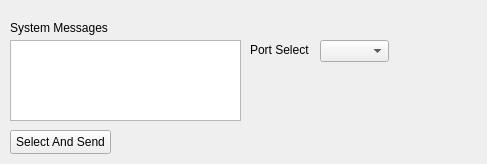
<?xml version="1.0" encoding="UTF-8"?>
<ui version="4.0">
 <class>IDT_C2</class>
 <widget class="QWidget" name="IDT_C2">
  <property name="geometry">
   <rect>
    <x>0</x>
    <y>0</y>
    <width>487</width>
    <height>164</height>
   </rect>
  </property>
  <property name="windowTitle">
   <string>IDT_C2</string>
  </property>
  <widget class="QTextBrowser" name="TBx_Messages">
   <property name="geometry">
    <rect>
     <x>10</x>
     <y>40</y>
     <width>231</width>
     <height>81</height>
    </rect>
   </property>
  </widget>
  <widget class="QComboBox" name="CB_Receivers">
   <property name="geometry">
    <rect>
     <x>320</x>
     <y>40</y>
     <width>69</width>
     <height>22</height>
    </rect>
   </property>
  </widget>
  <widget class="QPushButton" name="B_SendScreenShot">
   <property name="geometry">
    <rect>
     <x>10</x>
     <y>130</y>
     <width>101</width>
     <height>24</height>
    </rect>
   </property>
   <property name="text">
    <string>Select And Send</string>
   </property>
  </widget>
  <widget class="QLabel" name="label">
   <property name="geometry">
    <rect>
     <x>250</x>
     <y>40</y>
     <width>61</width>
     <height>20</height>
    </rect>
   </property>
   <property name="font">
    <font>
     <family>Arial</family>
     <bold>false</bold>
    </font>
   </property>
   <property name="text">
    <string>Port Select</string>
   </property>
  </widget>
  <widget class="QLabel" name="label_2">
   <property name="geometry">
    <rect>
     <x>10</x>
     <y>20</y>
     <width>151</width>
     <height>16</height>
    </rect>
   </property>
   <property name="font">
    <font>
     <family>Arial</family>
     <bold>false</bold>
    </font>
   </property>
   <property name="text">
    <string>System Messages</string>
   </property>
  </widget>
 </widget>
 <resources/>
 <connections/>
</ui>
